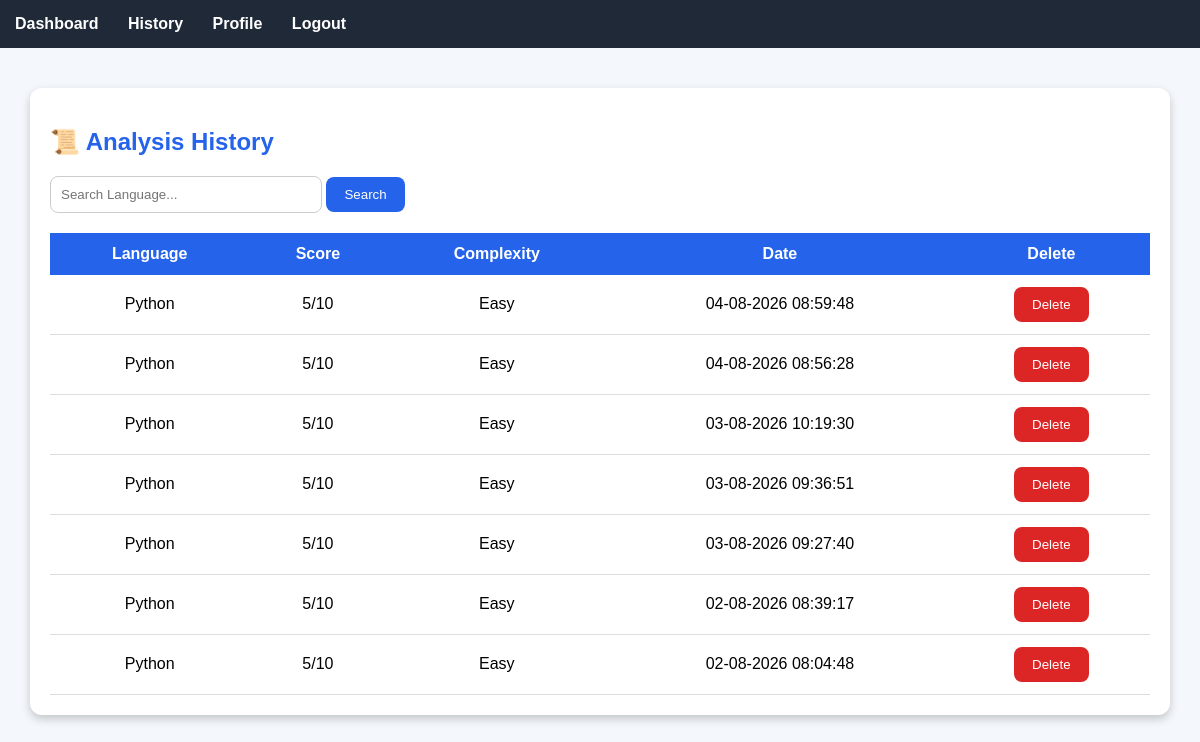
The app's page /history (signed in) with its own data.
### tables this page shows
CREATE TABLE analysis_history (
            id INTEGER PRIMARY KEY AUTOINCREMENT,
            language TEXT,
            score TEXT,
            complexity TEXT,
            analysis_time TEXT,
            username TEXT, 
            code TEXT,
            feedback TEXT
        );

### app.py (the view)
@app.route("/history")
def history():
    if "username" not in session:
        return redirect(url_for("home"))
    search = request.args.get("search", "")
    conn = sqlite3.connect("users.db")
    c = conn.cursor()
    if search:
        c.execute("""
            SELECT id, language, score, complexity, analysis_time
            FROM analysis_history
            WHERE username=? AND language LIKE ?
            ORDER BY id DESC
        """, (session["username"], '%' + search + '%'))
    else:
        c.execute("""
            SELECT id, language, score, complexity, analysis_time
            FROM analysis_history
            WHERE username=?
            ORDER BY id DESC
        """, (session["username"],))
    history = c.fetchall()
    conn.close()
    return render_template("history.html", history=history, search=search)

### templates/history.html (shortened to what this page needs)
<!DOCTYPE html>
<html>
<head>
</head>
<body>
<div class="navbar">
<a href="/dashboard">Dashboard</a>
<a href="/history">History</a>
<a href="/profile">Profile</a>
<a href="/logout">Logout</a>
</div>
<div class="container">
<div class="card">
<h2>📜 Analysis History</h2>
<form method="GET">
<input
type="text"
name="search"
placeholder="Search Language..."
value="{{ search }}">
<button type="submit">
Search
</button>
</form>
<table>
<tr>
<th>Language</th>
<th>Score</th>
<th>Complexity</th>
<th>Date</th>
<th>Delete</th>
</tr>
{% for row in history %}
<tr>
<td>{{ row[1] }}</td>
<td>{{ row[2] }}</td>
<td>{{ row[3] }}</td>
<td>{{ row[4] }}</td>
<td>
<a href="/delete_history/{{ row[0] }}">
<button
class="delete"
onclick="return confirm('Delete this analysis?')">
Delete
</button>
</a>
</td>
</tr>
{% endfor %}
</table>
</div>
</div>
</body>
</html>

### templates/history.html (style rules this page uses)
body { font-family:Arial,sans-serif; background:#f4f7fb; margin:0; }
.navbar { background:#1f2937; padding:15px; }
.navbar a { color:white; text-decoration:none; margin-right:25px; font-weight:bold; }
.container { width:95%; margin:auto; padding:20px; }
.card { background:white; padding:20px; border-radius:12px; box-shadow:0 4px 10px rgba(0,0,0,.2); margin-top:20px; }
h2 { color:#2563eb; }
input { padding:10px; width:250px; border-radius:8px; border:1px solid #ccc; }
button { background:#2563eb; color:white; border:none; padding:10px 18px; border-radius:8px; cursor:pointer; }
table { width:100%; border-collapse:collapse; margin-top:20px; }
th { background:#2563eb; color:white; padding:12px; }
td { padding:12px; border-bottom:1px solid #ddd; text-align:center; }
.delete { background:#dc2626; }

### records on screen
analysis_history: language "Python", score "5/10", complexity "Easy", analysis_time "04-08-2026 08:59:48"
analysis_history: language "Python", score "5/10", complexity "Easy", analysis_time "04-08-2026 08:56:28"
analysis_history: language "Python", score "5/10", complexity "Easy", analysis_time "03-08-2026 10:19:30"
analysis_history: language "Python", score "5/10", complexity "Easy", analysis_time "03-08-2026 09:36:51"
analysis_history: language "Python", score "5/10", complexity "Easy", analysis_time "03-08-2026 09:27:40"
analysis_history: language "Python", score "5/10", complexity "Easy", analysis_time "02-08-2026 08:39:17"
analysis_history: language "Python", score "5/10", complexity "Easy", analysis_time "02-08-2026 08:04:48"
